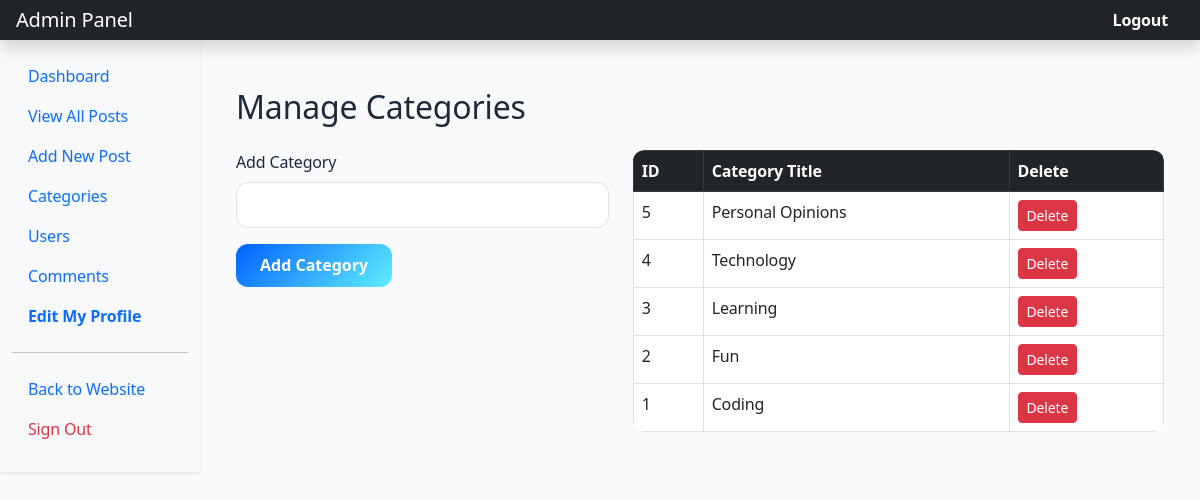
Screenshot of /admin/categories.php (signed in) with the database file from the repository.
### tables this page shows
CREATE TABLE `categories` (
  `cat_id` int(10) UNSIGNED NOT NULL,
  `cat_title` varchar(150) NOT NULL,
  `created_at` timestamp NOT NULL DEFAULT current_timestamp()
);

### admin/categories.php (the view, shortened to what this page needs)
<?php
include "includes/admin_header.php";
include "includes/admin_navigation.php";
?>
<div class="container-fluid mt-4">
    <h2 class="mb-4">Manage Categories</h2>
    <div class="row">
        <div class="col-md-5">
            <form action="" method="post">
                <div class="mb-3">
                    <label class="form-label">Add Category</label>
                    <input type="text" class="form-control" name="cat_title" required>
                </div>
                <button class="btn btn-primary" type="submit">Add Category</button>
            </form>
        </div>
        <div class="col-md-7">
            <table class="table table-bordered table-hover">
                <thead class="table-dark">
                    <tr>
                        <th>ID</th>
                        <th>Category Title</th>
                        <th>Delete</th>
                    </tr>
                </thead>
                <tbody>
                    <?php
                    $result = mysqli_query($connection, "SELECT * FROM categories ORDER BY cat_id DESC");
                    while ($row = mysqli_fetch_assoc($result)) {
                        $cat_id = (int)$row['cat_id'];
                        $cat_title = htmlspecialchars($row['cat_title']);
                        echo "<tr>";
                        echo "<td>{$cat_id}</td>";
                        echo "<td>{$cat_title}</td>";
                        echo "<td><a class='btn btn-sm btn-danger' href='categories.php?delete={$cat_id}' onclick='return confirm(\"Delete this category?\")'>Delete</a></td>";
                        echo "</tr>";
                    }
                    ?>
                </tbody>
            </table>
        </div>
    </div>
</div>
<?php include "includes/admin_footer.php"; ?>

### assets/css/style.css (style rules this page uses)
:root { --primary-blue: #0061ff; --accent-cyan: #60efff; --text-dark: #1e293b; --text-light: #64748b; --body-bg: #f8fafc; --card-shadow: 0 10px 30px rgba(0, 0, 0, 0.05); }
body { background-color: var(--body-bg); color: var(--text-dark); font-family: 'Segoe UI', Roboto, Helvetica, Arial, sans-serif; padding-top: 0; letter-spacing: -0.01em; }
.btn-primary { background: linear-gradient(135deg, var(--primary-blue), var(--accent-cyan)); border: none; border-radius: 12px; padding: 0.6rem 1.5rem; font-weight: 600; transition: all 0.3s ease; }
.form-control { border-radius: 12px; padding: 0.6rem 1rem; }
.table { border-radius: 12px; overflow: hidden; }
.table thead { background-color: #212529; color: #ffffff; }

### rows the page displays
categories: cat_id "5", cat_title "Personal Opinions"
categories: cat_id "4", cat_title "Technology"
categories: cat_id "3", cat_title "Learning"
categories: cat_id "2", cat_title "Fun"
categories: cat_id "1", cat_title "Coding"
